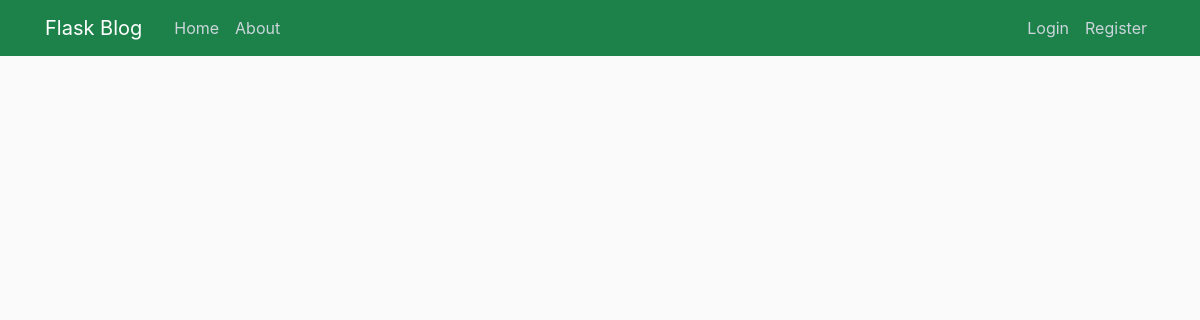
The app's page /, older data.
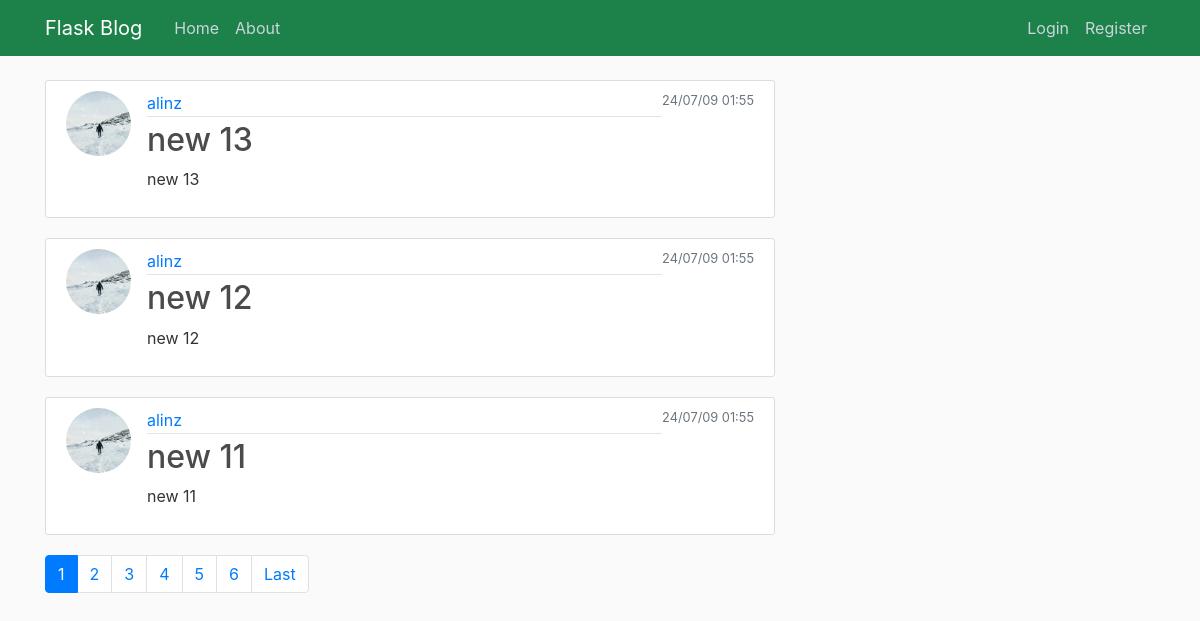
The same page, newer data.
### flaskblog/posts/models.py (models this page shows, shortened)
class Post(db.Model):
    id = db.Column(db.Integer, primary_key=True)
    title = db.Column(db.String(100), nullable=False)
    date_posted = db.Column(db.DateTime, nullable=False, default=datetime.now)
    content = db.Column(db.Text, nullable=False)
    user_id = db.Column(db.Integer, db.ForeignKey('user.id'), nullable=False)

### flaskblog/users/models.py (models this page shows, shortened)
class User(db.Model, UserMixin):
    id = db.Column(db.Integer, primary_key=True)
    username = db.Column(db.String(20), unique=True, nullable=False)
    email = db.Column(db.String(120), unique=True, nullable=False)
    image_profile = db.Column(db.String(20), nullable=False, default='default.jpg')
    password = db.Column(db.String(60), nullable=False)
    posts = db.relationship('Post', backref='author', lazy=True)

### flaskblog/main/routes.py (the view)
@main.route("/", methods=['GET', 'POST'])
def home():
    page = request.args.get('page', 1, type=int)
    posts = Post.query.order_by(Post.date_posted.desc()).paginate(page=page, per_page=3)
    form = PostForm()
    if form.validate_on_submit():
        post = Post(title=form.title.data, content=form.content.data, author=current_user) # type: ignore
        db.session.add(post)
        db.session.commit()
        flash('Your post has been created!', 'success')
        return redirect(url_for('main.home'))
    return render_template('home.html', posts=posts, form=form, pagination=posts)

### flaskblog/templates/home.html (shortened to what this page needs)
{% extends 'base.html' %}
{% block content %}
    {% for post in posts %}
    <article class="media content-section">
        <a href="{{ url_for('users.profile', username=post.author.username) }}"><img class="rounded-circle article-img" src="{{ url_for('static', filename='profile_pics/' + post.author.image_profile) }}"></a>
        <div class="media-body">
        <div class="article-metadata">
            <a class="mr-2" href="{{ url_for('users.profile', username=post.author.username) }}">{{ post.author.username }}</a>
        </div>
        <h2><a class="article-title" href="{{ url_for('posts.post', post_id=post.id) }}">{{ post.title }}</a></h2>
        <p class="article-content">{{ post.content }}</p>
        </div>
        <small class="text-muted">
            {{ post.date_posted.strftime('%y/%m/%d %H:%M') }}
        </small>
    </article>
    {% endfor %}
    <nav aria-label="Page navigation example">
        <ul class="pagination">
            {% for page_num in pagination.iter_pages() %}
                {% if page_num %}
                    {% if page_num != pagination.page %}
                    <li class="page-item"><a class="page-link" href="/?page={{ page_num }}">{{ page_num }}</a></li>
                    {% else %}
                    <li class="page-item active" aria-current="page">
                        <span class="page-link">{{ page_num }}</span>
                    </li>
                    {% endif %}
                {% else %}
                    <li class="page-item disabled"><span class="page-link">...</span></li>
                {% endif %}
            {% endfor %}
            {% if pagination.has_next %}
                <li class="page-item">
                    <a class="page-link" href="/?page={{ pagination.pages }}">Last</a>
                </li>
            {% endif %}
        </ul>
    </nav>
    {% endblock content %}

### flaskblog/templates/base.html (shortened to what this page needs)
<!DOCTYPE html>
<html>
<head>
	<link rel="stylesheet" href="https://cdn.jsdelivr.net/npm/bootstrap@4.4.1/dist/css/bootstrap.min.css">
	<link rel="stylesheet" type="text/css" href="{{ url_for( 'static', filename='style.css' ) }}">
</head>
<body>
	<header class="site-header">
		<nav class="navbar navbar-expand-md navbar-dark bg-steel fixed-top">
		  <div class="container">
			<a class="navbar-brand mr-4" href="/">Flask Blog</a>
			<div class="collapse navbar-collapse" id="navbarToggle">
			  <div class="navbar-nav mr-auto">
				<a class="nav-item nav-link" href="/">Home</a>
				<a class="nav-item nav-link" href="#">About</a>
			  </div>
			  <div class="navbar-nav">
				{% if current_user.is_authenticated %}
					<a class="nav-item nav-link" href="{{ url_for('posts.new_post') }}">New Post</a>
					<a class="nav-item nav-link" href="{{ url_for('users.profile', username=current_user.username) }}">Your profile</a>
					<form id="logout-form" method="post" action="/">
						<a class="btn btn-danger bg-steel" href="{{ url_for('users.logout') }}">Logout</a>
					</form>
				{% else %}
					<a class="nav-item nav-link" href="{{ url_for('users.login') }}">Login</a>
					<a class="nav-item nav-link" href="{{ url_for('users.register') }}">Register</a>
				{% endif %}
			</div>
			</div>
		  </div>
		</nav>
	</header>
	<main role="main" class="container">
		<div class="row">
			<div class="col-md-8">
			{% block content %}{% endblock %}
			</div>
			<div class="col-md-4">
			</div>
		</div>
	</main>
</body>
</html>

### flaskblog/static/style.css (style rules this page uses)
body { background: #fafafa; color: #333333; margin-top: 5rem; }
h1, h2, h3, h4, h5, h6 { color: #1a1a1a; }
ul { margin: 0; }
.bg-steel { background-color: hsl(147, 64%, 31%); }
.site-header .navbar-nav .nav-link { color: #cbd5db; }
.content-section { background: #ffffff; padding: 10px 20px; border: 1px solid #dddddd; border-radius: 3px; margin-bottom: 20px; }
.article-title { color: #4b4b4b; }
.article-content { white-space: pre-line; }
.article-img { height: 65px; width: 65px; margin-right: 16px; }
.article-metadata { padding-bottom: 1px; margin-bottom: 4px; border-bottom: 1px solid #e3e3e3 }

Row changes from the older to the newer data that the page shows:
added Post: image_profile (picture), author.username "alinz", title "new 13", content "new 13", date_posted "24/07/09 01:55"
added Post: image_profile (picture), author.username "alinz", title "new 12", content "new 12", date_posted "24/07/09 01:55"
added Post: image_profile (picture), author.username "alinz", title "new 11", content "new 11", date_posted "24/07/09 01:55"
Text that changed along with them:
new list line: "1"
new list line: "2"
new list line: "3"
new list line: "4"
new list line: "5"
new list line: "6"
text now shown: "Last"
